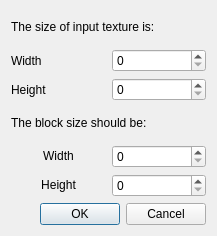
<?xml version="1.0" encoding="UTF-8"?>
<ui version="4.0">
 <class>TextureSynthesizeDialog</class>
 <widget class="QDialog" name="TextureSynthesizeDialog">
  <property name="geometry">
   <rect>
    <x>0</x>
    <y>0</y>
    <width>217</width>
    <height>236</height>
   </rect>
  </property>
  <property name="windowTitle">
   <string>Texture Synthesize</string>
  </property>
  <layout class="QVBoxLayout" name="verticalLayout">
   <item>
    <layout class="QGridLayout" name="gridLayout_2">
     <item row="0" column="0" colspan="2">
      <widget class="QLabel" name="label">
       <property name="text">
        <string>The size of input texture is:</string>
       </property>
      </widget>
     </item>
     <item row="1" column="0">
      <widget class="QLabel" name="label_5">
       <property name="text">
        <string>Width</string>
       </property>
      </widget>
     </item>
     <item row="1" column="1">
      <widget class="QSpinBox" name="inputWidthBox"/>
     </item>
     <item row="2" column="0">
      <widget class="QLabel" name="label_6">
       <property name="text">
        <string>Height</string>
       </property>
      </widget>
     </item>
     <item row="2" column="1">
      <widget class="QSpinBox" name="inputHeightBox"/>
     </item>
    </layout>
   </item>
   <item>
    <layout class="QGridLayout" name="gridLayout">
     <item row="1" column="1">
      <widget class="QSpinBox" name="blockWidthBox"/>
     </item>
     <item row="2" column="0">
      <widget class="QLabel" name="label_4">
       <property name="text">
        <string>&lt;center&gt;Height&lt;/center&gt;</string>
       </property>
      </widget>
     </item>
     <item row="2" column="1">
      <widget class="QSpinBox" name="blockHeightBox"/>
     </item>
     <item row="1" column="0">
      <widget class="QLabel" name="label_3">
       <property name="text">
        <string>&lt;center&gt;Width&lt;/center&gt;</string>
       </property>
      </widget>
     </item>
     <item row="0" column="0" colspan="2">
      <widget class="QLabel" name="label_2">
       <property name="text">
        <string>The block size should be:</string>
       </property>
      </widget>
     </item>
    </layout>
   </item>
   <item>
    <widget class="QDialogButtonBox" name="buttonBox">
     <property name="orientation">
      <enum>Qt::Horizontal</enum>
     </property>
     <property name="standardButtons">
      <set>QDialogButtonBox::Cancel|QDialogButtonBox::Ok</set>
     </property>
    </widget>
   </item>
  </layout>
 </widget>
 <resources/>
 <connections>
  <connection>
   <sender>buttonBox</sender>
   <signal>accepted()</signal>
   <receiver>TextureSynthesizeDialog</receiver>
   <slot>accept()</slot>
   <hints>
    <hint type="sourcelabel">
     <x>248</x>
     <y>254</y>
    </hint>
    <hint type="destinationlabel">
     <x>157</x>
     <y>274</y>
    </hint>
   </hints>
  </connection>
  <connection>
   <sender>buttonBox</sender>
   <signal>rejected()</signal>
   <receiver>TextureSynthesizeDialog</receiver>
   <slot>reject()</slot>
   <hints>
    <hint type="sourcelabel">
     <x>316</x>
     <y>260</y>
    </hint>
    <hint type="destinationlabel">
     <x>286</x>
     <y>274</y>
    </hint>
   </hints>
  </connection>
 </connections>
</ui>
